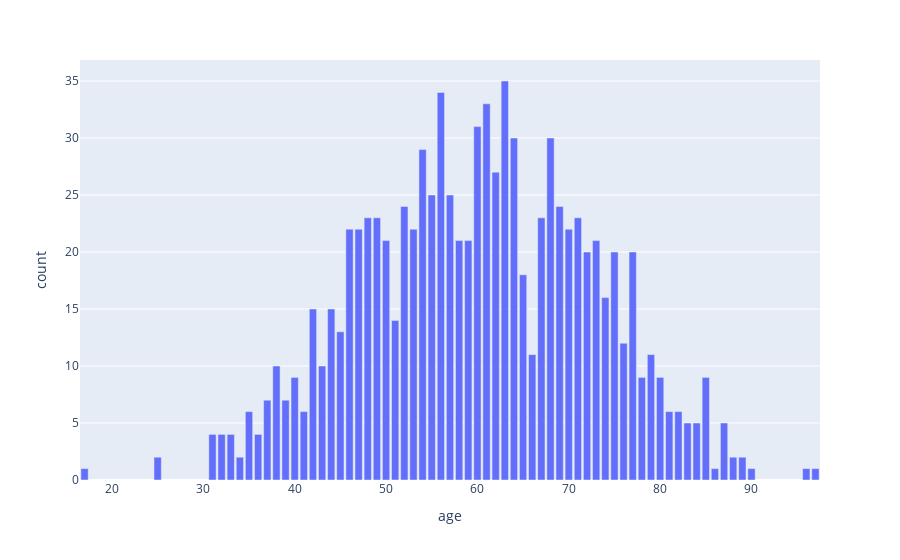

Notebook cell for this chart:
### Code cell
fig2 = px.bar(age_counts, x='age', y='count')
fig2.show()

### Figure 1 — Plotly figure (JSON) as saved in the notebook; plotly's stock layout.template omitted (floating-point values rounded to 4 significant figures)
{"data": [{"hovertemplate": "age=%{x}<br>count=%{y}<extra></extra>", "legendgroup": "", "marker": {"color": "#636efa", "pattern": {"shape": ""}}, "name": "", "orientation": "v", "showlegend": false, "textposition": "auto", "type": "bar", "x": [17.0, 25.0, 31.0, 32.0, 33.0, 34.0, 35.0, 36.0, 37.0, 38.0, 39.0, 40.0, 41.0, 42.0, 43.0, 44.0, 45.0, 46.0, 47.0, 48.0, 49.0, 50.0, 51.0, 52.0, 53.0, 54.0, 55.0, 56.0, 57.0, 58.0, 59.0, 60.0, 61.0, 62.0, 63.0, 64.0, 65.0, 66.0, 67.0, 68.0, 69.0, 70.0, 71.0, 72.0, 73.0, 74.0, 75.0, 76.0, 77.0, 78.0, 79.0, 80.0, 81.0, 82.0, 83.0, 84.0, 85.0, 86.0, 87.0, 88.0, 89.0, 90.0, 96.0, 97.0], "xaxis": "x", "y": [1, 2, 4, 4, 4, 2, 6, 4, 7, 10, 7, 9, 6, 15, 10, 15, 13, 22, 22, 23, 23, 21, 14, 24, 22, 29, 25, 34, 25, 21, 21, 31, 33, 27, 35, 30, 18, 11, 23, 30, 24, 22, 23, 20, 21, 16, 20, 12, 20, 9, 11, 9, 6, 6, 5, 5, 9, 1, 5, 2, 2, 1, 1, 1], "yaxis": "y"}], "layout": {"barmode": "relative", "legend": {"tracegroupgap": 0}, "margin": {"t": 60}, "xaxis": {"anchor": "y", "domain": [0, 1], "title": {"text": "age"}}, "yaxis": {"anchor": "x", "domain": [0, 1], "title": {"text": "count"}}}}
